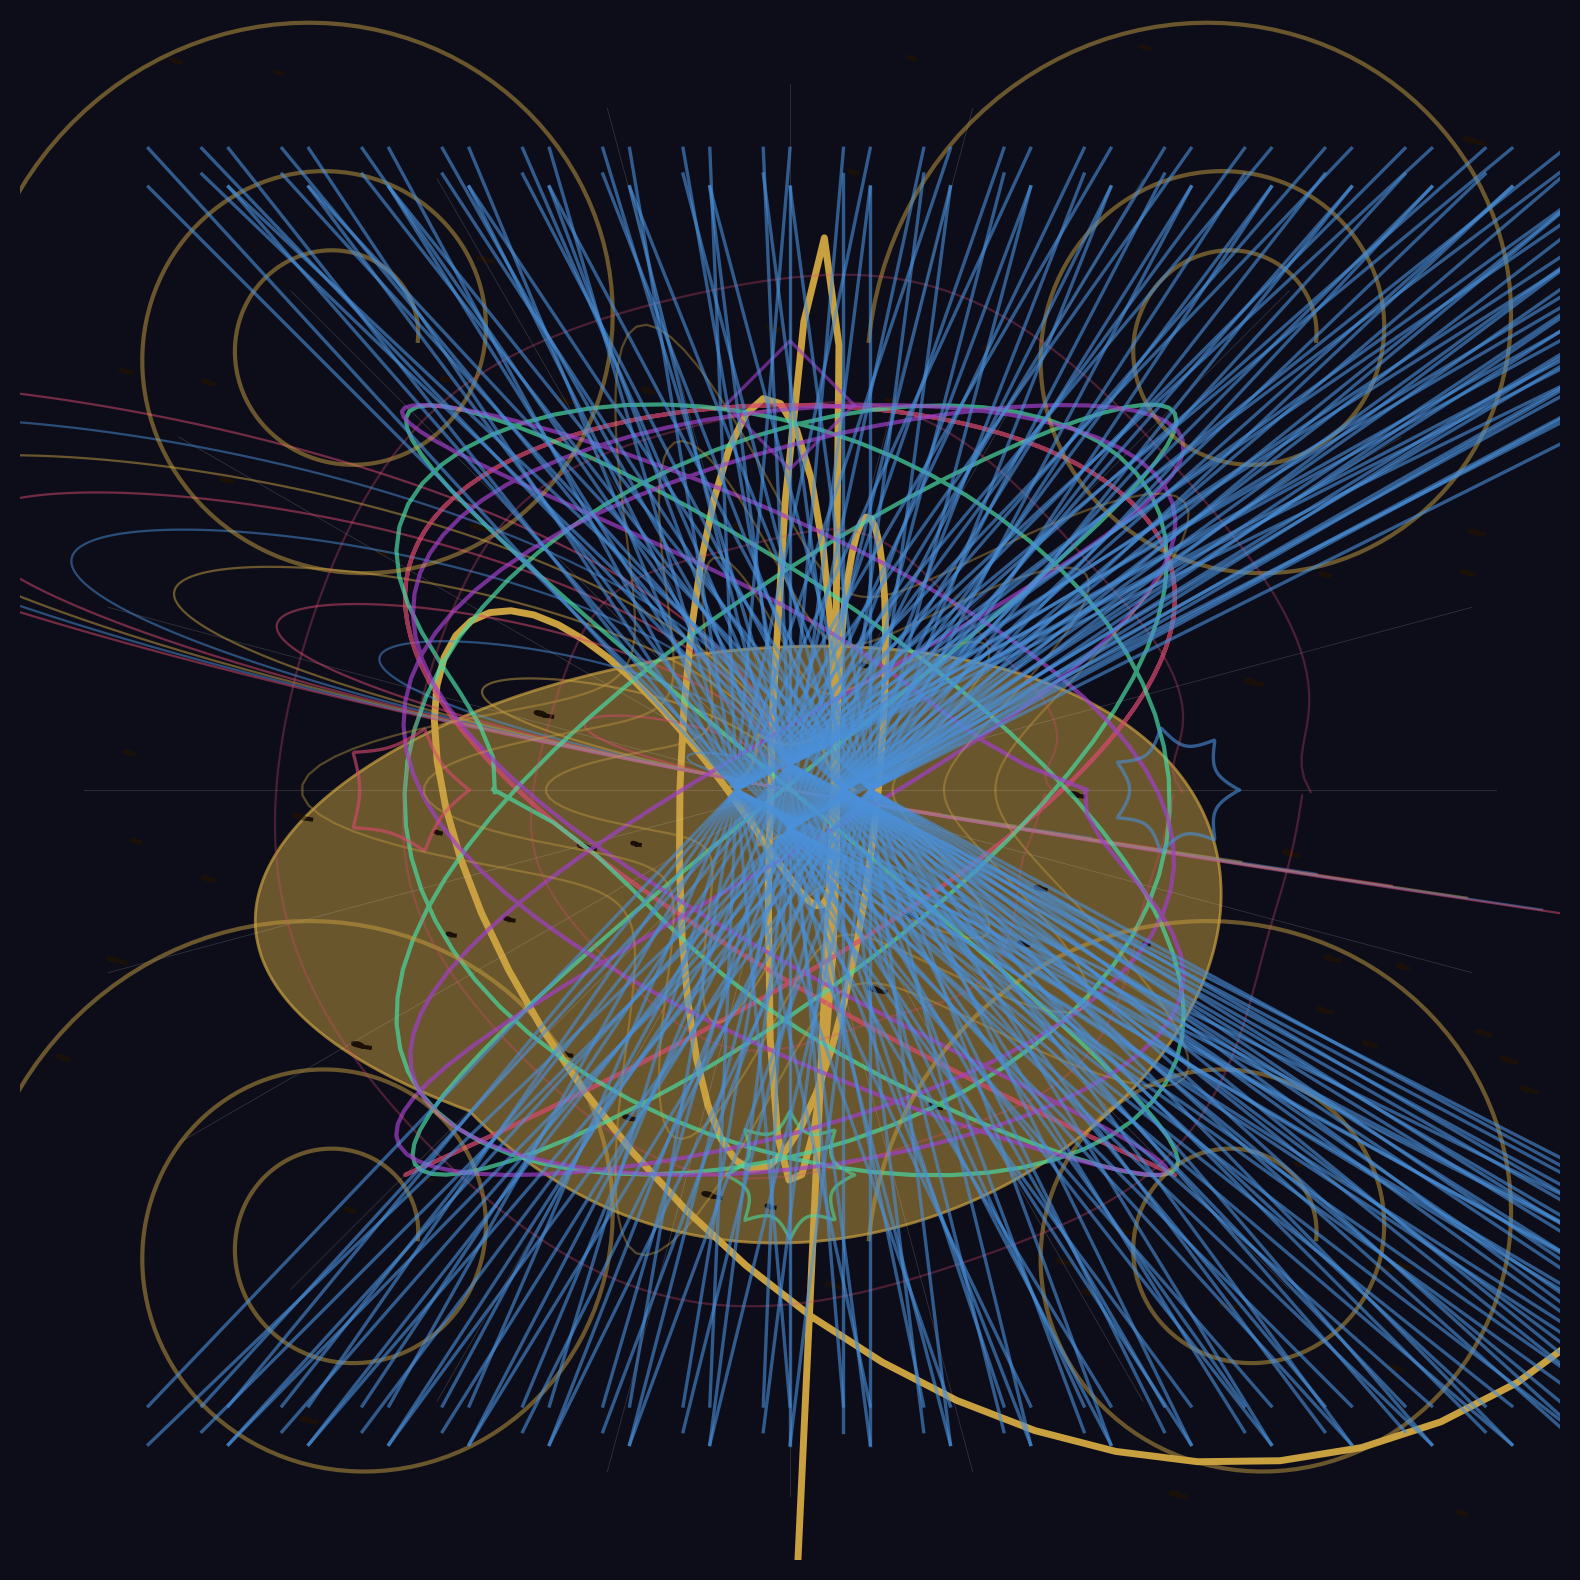

Python code for this plot:
import sys, io
if sys.platform == "win32":
    sys.stdout = io.TextIOWrapper(sys.stdout.buffer, encoding="utf-8", errors="replace")

import numpy as np
from polyart_api import Canvas, PolyObj, GreekLines, GoldenRatio, PHI, TWO_PI, GOLDEN_ANGLE

c = Canvas(name="LinesComposition", xlim=(-6, 6), ylim=(-6, 6), background="#0d0d1a")

c.layer("background_stars")
for i in range(80):
    x = np.random.uniform(-5.8, 5.8)
    y = np.random.uniform(-5.8, 5.8)
    r = np.random.uniform(0.01, 0.04)
    c.circle(x, y, r, fill=True, fill_color="#ffffff", fill_alpha=np.random.uniform(0.2, 0.7))

c.layer("golden_spiral")
c.golden_spiral(0, 0, a=0.15, turns=5, color="#c8a040", linewidth=2.5)
c.golden_rectangle(-2.5, -2.5, 5, color="#c8a040", linewidth=1, alpha=0.4)

c.layer("radial_lines")
for i in range(24):
    angle = i * TWO_PI / 24
    x2 = 5.5 * np.cos(angle)
    y2 = 5.5 * np.sin(angle)
    c.line(0, 0, x2, y2, color="#ffffff", linewidth=0.3, alpha=0.15)

c.layer("concentric_circles")
for i in range(1, 12):
    r = i * 0.4
    c.circle(0, 0, r, color="#c8a040" if i % 3 == 0 else "#4a90d9" if i % 3 == 1 else "#d94a6e",
             linewidth=0.8, alpha=0.5)

c.layer("lissajous")
c.lissajous(3, 3, 3, 2, delta=np.pi/4, color="#d94a6e", linewidth=1.5, alpha=0.7, scale=0.8)
c.lissajous(-3, 3, 5, 4, delta=np.pi/4, color="#4ad9a0", linewidth=1.5, alpha=0.7, scale=0.8)
c.lissajous(3, -3, 5, 3, delta=np.pi/4, color="#a040c8", linewidth=1.5, alpha=0.7, scale=0.8)

c.layer("volute_ions")
for cx, cy in [(-3.5, -3.5), (3.5, -3.5), (-3.5, 3.5), (3.5, 3.5)]:
    c.volute(cx, cy, a=0.6, turns=2, color="#c8a040", linewidth=1.5, alpha=0.5)

c.layer("flowers")
c.flower(0, 0, scale=0.5, n=6, fill=False, color="#c8a040", linewidth=1.2, alpha=0.6)
c.flower(-3, 0, scale=0.5, n=5, fill=False, color="#d94a6e", linewidth=1.2, alpha=0.6)
c.flower(3, 0, scale=0.5, n=7, fill=False, color="#4a90d9", linewidth=1.2, alpha=0.6)
c.flower(0, -3, scale=0.5, n=8, fill=False, color="#4ad9a0", linewidth=1.2, alpha=0.6)
c.flower(0, 3, scale=0.5, n=4, fill=False, color="#a040c8", linewidth=1.2, alpha=0.6)

c.layer("stars_at_center")
c.star(0, 0, scale=0.8, n=5, fill=False, color="#c8a040", linewidth=0.8, alpha=0.4)
c.star(0, 0, scale=1.2, n=5, fill=False, color="#c8a040", linewidth=0.8, alpha=0.4)
c.star(0, 0, scale=1.6, n=5, fill=False, color="#c8a040", linewidth=0.8, alpha=0.4)

c.layer("wave_rings")
for r in [2.0, 3.0, 4.0]:
    pts = 300
    t = np.linspace(0, TWO_PI, pts)
    wobble = r + 0.1 * np.sin(6 * t)
    wx = wobble * np.cos(t)
    wy = wobble * np.sin(t)
    deg = 20
    cx_list = np.polyfit(t / TWO_PI, wx, deg).tolist()
    cy_list = np.polyfit(t / TWO_PI, wy, deg).tolist()
    c.add(PolyObj(list(reversed(cx_list)), list(reversed(cy_list)), color="#d94a6e", linewidth=0.8, alpha=0.3, t_range=[0, 1]))

c.layer("meander_border")
segs = GreekLines.greek_key_border(-5, -5, length=10, height=0.2, repeat=8)
for px, py in segs:
    c.add(PolyObj(list(reversed(px)), list(reversed(py)), color="#4a90d9", linewidth=1.2, alpha=0.6))
segs2 = GreekLines.greek_key_border(-5, 4.8, length=10, height=0.2, repeat=8)
for px, py in segs2:
    c.add(PolyObj(list(reversed(px)), list(reversed(py)), color="#4a90d9", linewidth=1.2, alpha=0.6))

c.save("lines_composition.polyart")
c.render("lines_composition.png", dpi=200)
c.info()
print("DONE: lines_composition.png")
